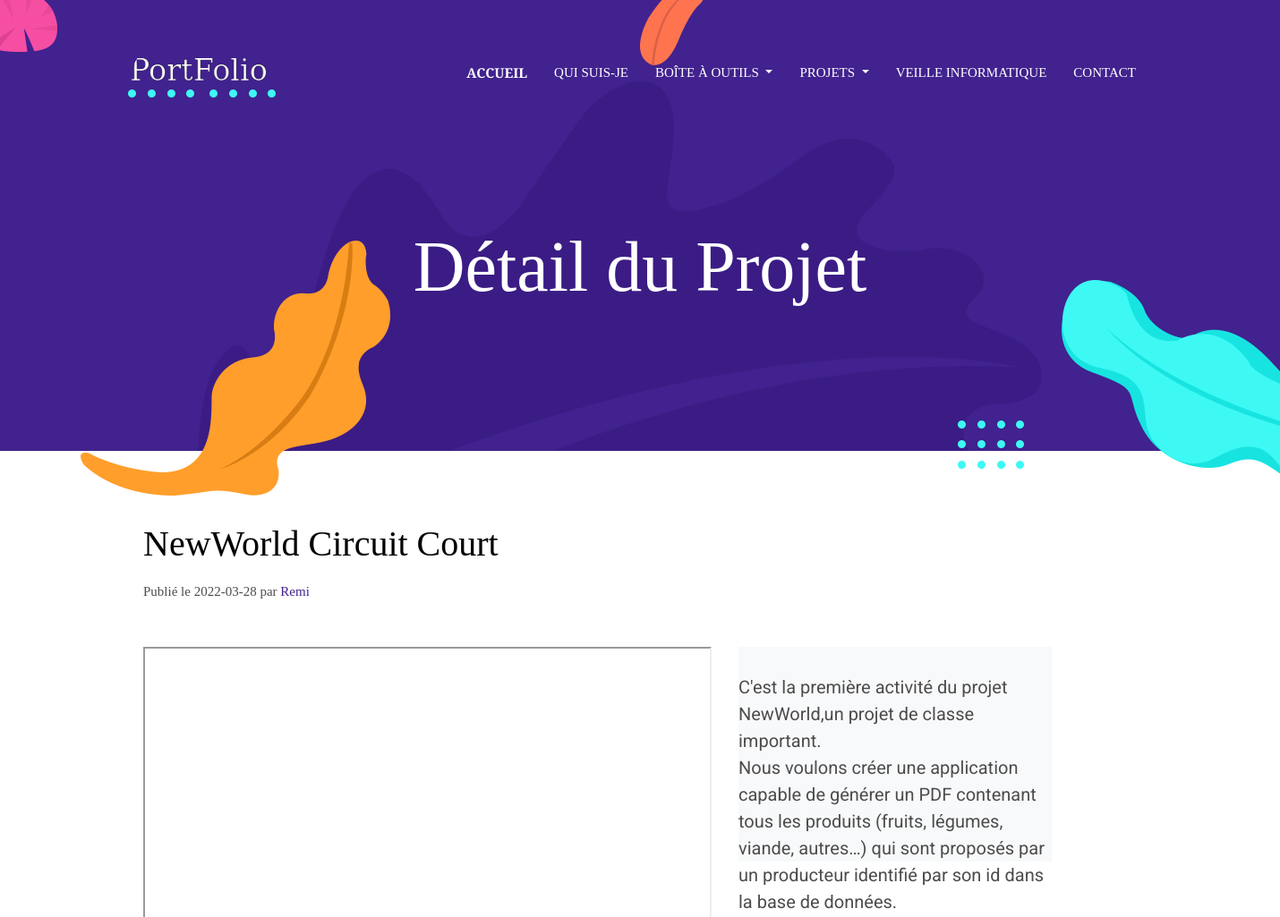
/projet-details.php?idProjet=3 (upper part), run on an earlier commit of the app's database.
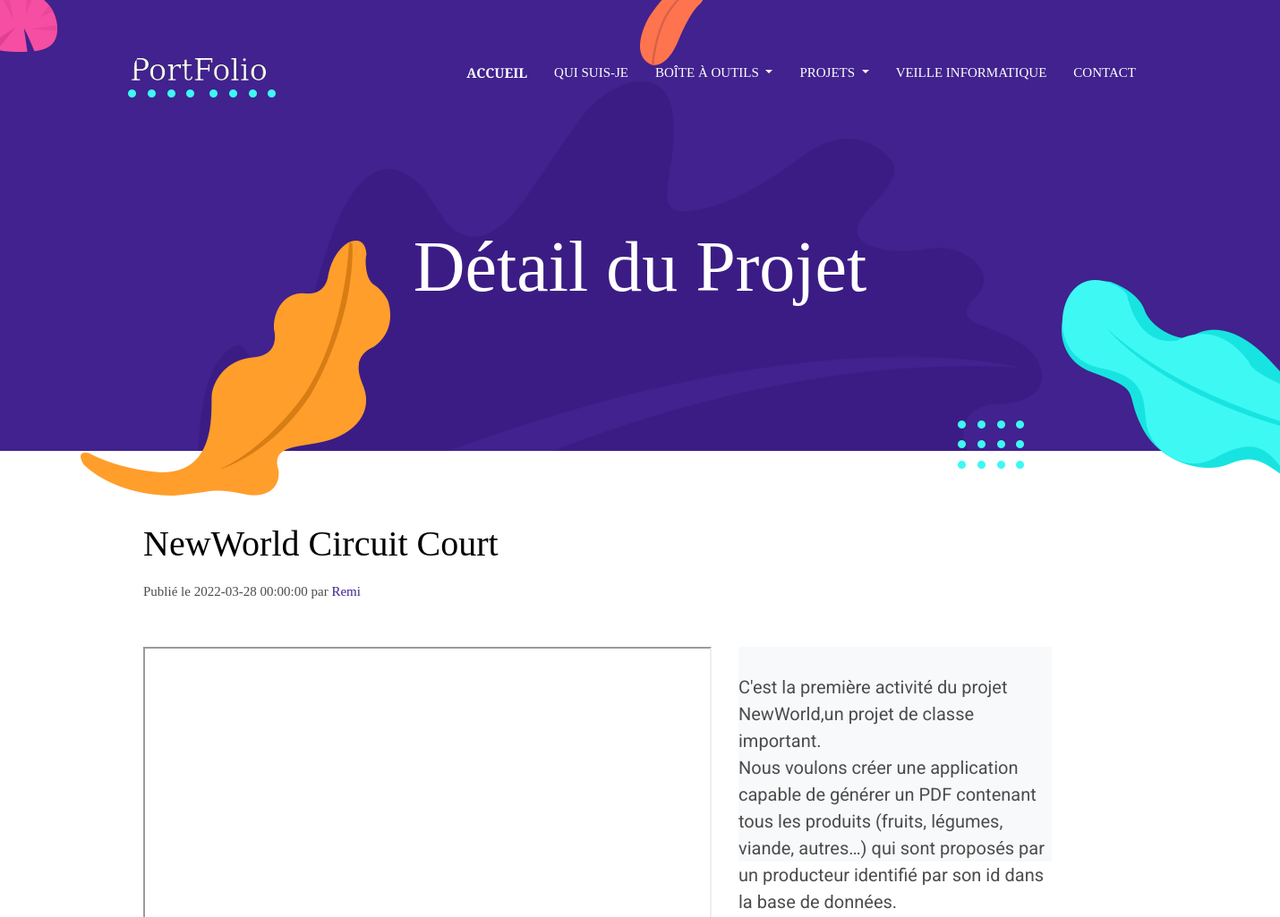
And on a later commit of the database.
### tables this page shows
CREATE TABLE IF NOT EXISTS `document` (
  `numeroDocument` int(11) NOT NULL AUTO_INCREMENT,
  `titreProjet` varchar(50) DEFAULT NULL,
  `lien` varchar(1000) DEFAULT NULL,
  `dateInsertion` datetime DEFAULT CURRENT_TIMESTAMP,
  `description` varchar(2000) DEFAULT NULL,
  `lienImage` varchar(200) NOT NULL,
  `lien_publication` varchar(1000) DEFAULT NULL,
  PRIMARY KEY (`numeroDocument`)
);

### projet-details.php (the view, shortened to what this page needs)
<!DOCTYPE html>
<html lang="fr">
<?php
if (isset($_GET['idProjet']) && !empty($_GET['idProjet'])) {
  $idDocument = $_GET['idProjet'];
  include "header.php";
  require_once "./bdd_connexion.php";
  $requete = "SELECT `numeroDocument`, `titreProjet`, `lien`, `dateInsertion`, `description`, `lien_publication` FROM `document` WHERE `numeroDocument` = " . $idDocument;
  $resultat = $pdo->query($requete);
  $resultat = $resultat->fetchAll();
  $lienIframe = $resultat[0]['lien_publication'];
  $titreDocument = $resultat[0]['titreProjet'];
  $description = $resultat[0]['description'];
  $date = $resultat[0]['dateInsertion'];
?>
  <body>
    <?php
    if (isset($lienIframe) && isset($idDocument) && isset($titreDocument) && isset($description) && isset($date)) {
    ?>
      <?php
      include "./nav-bar.php";
      ?>
      <section class="page-title bg-primary position-relative">
        <div class="container">
          <div class="row">
            <div class="col-12 text-center">
              <h1 class="text-white font-tertiary">Détail du Projet</h1>
            </div>
          </div>
        </div>
        <img src="images/illustrations/page-title.png" alt="illustrations" class="bg-shape-1 w-100">
        <img src="images/illustrations/leaf-pink-round.png" alt="illustrations" class="bg-shape-2">
        <img src="images/illustrations/dots-cyan.png" alt="illustrations" class="bg-shape-3">
        <img src="images/illustrations/leaf-orange.png" alt="illustrations" class="bg-shape-4">
        <img src="images/illustrations/leaf-yellow.png" alt="illustrations" class="bg-shape-5">
        <img src="images/illustrations/dots-group-cyan.png" alt="illustrations" class="bg-shape-6">
        <img src="images/illustrations/leaf-cyan-lg.png" alt="illustrations" class="bg-shape-7">
      </section>
      <section class="section">
        <div class="container">
          <div class="row">
            <div class="col-lg-12">
              <h3 class="font-tertiary mb-3"> <?php echo $titreDocument ?> </h3>
              <p class="font-secondary mb-5">Publié le <?php echo $date ?> par<span class="text-primary"> Remi</span></p>
              <div class="content">
                <div class="row">
                  <div class="col-7" style="height: 90vh;"> <?php echo '<iframe src="' . $lienIframe . '" style="height: 100%; width: 100%"></iframe>'; ?> </div>
                  <div class="col-4">
                    <div class="d-flex align-items-start bg-light mb-3" style="height: 30vh; font-size: 20px; line-height: 30px;">
                      <br>
                      <?php echo $description; ?>
                    </div>
                  </div>
                </div>
              </div>
            </div>
          </div>
        </div>
      </section>
  </body>
</html>
<?php
    }
  }
?>

What changed in the data, as far as the page shows it:
changed document "NewWorld Circuit Court": dateInsertion "2022-03-28" → "2022-03-28 00:00:00"
